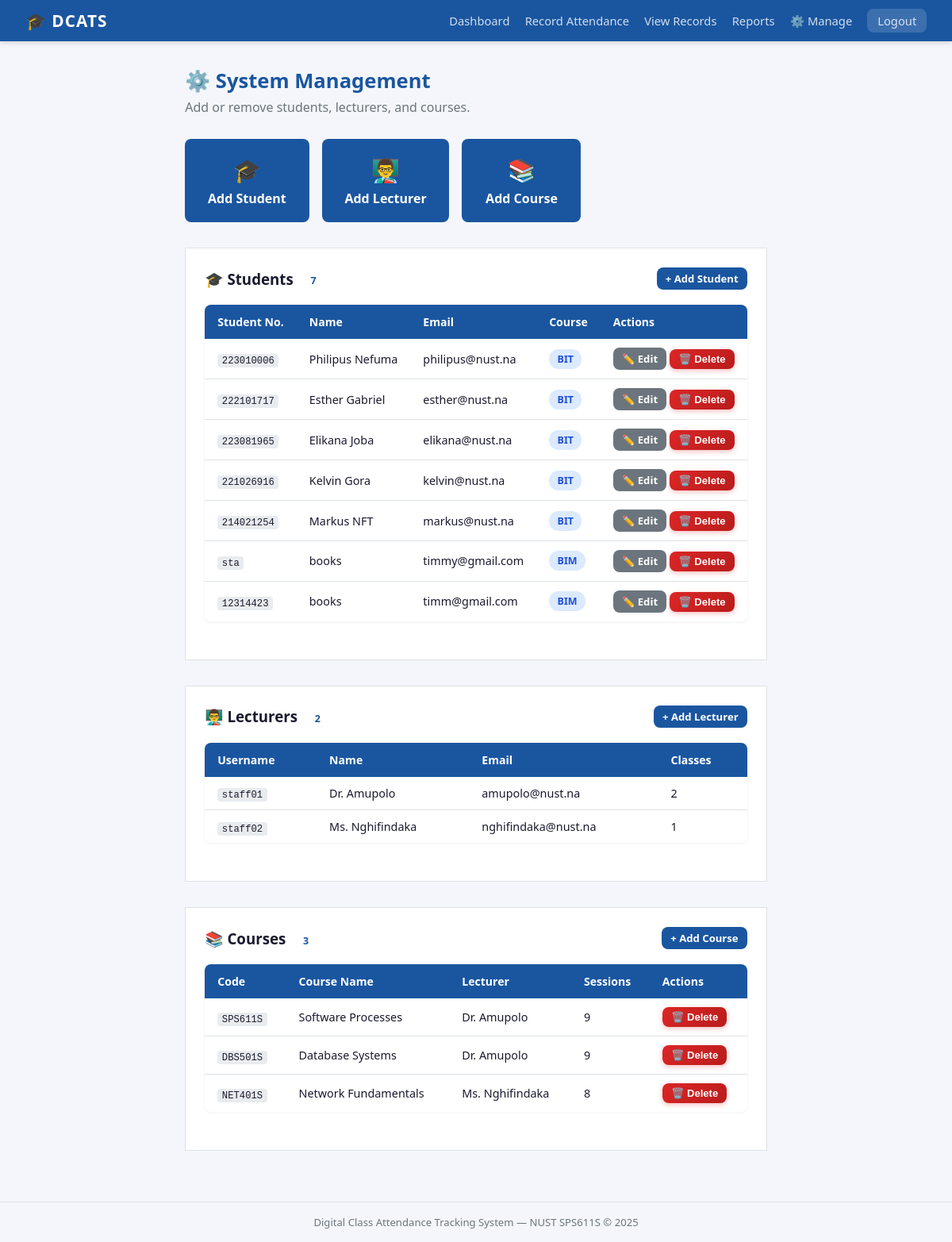
Page /admin/ (signed in) on the committed database.
### app/models/student.py (models this page shows, shortened)
class Student(db.Model):
    __tablename__ = "students"
    id      = db.Column(db.Integer, primary_key=True)
    user_id = db.Column(db.Integer, db.ForeignKey("users.id"), unique=True, nullable=False)
    name    = db.Column(db.String(100), nullable=False)
    email   = db.Column(db.String(120), unique=True, nullable=False)
    course  = db.Column(db.String(50),  nullable=False)
    user        = db.relationship("User",       back_populates="student")
    attendances = db.relationship("Attendance", back_populates="student", lazy="dynamic")

### app/models/user.py (models this page shows, shortened)
class User(UserMixin, db.Model):
    __tablename__ = "users"
    id       = db.Column(db.Integer, primary_key=True)
    username = db.Column(db.String(50), unique=True, nullable=False)
    password = db.Column(db.String(256), nullable=False)
    role     = db.Column(db.String(10), nullable=False)   # "lecturer" | "student"
    lecturer = db.relationship("Lecturer", back_populates="user", uselist=False)
    student  = db.relationship("Student",  back_populates="user", uselist=False)
    def is_lecturer(self) -> bool:
        return self.role == "lecturer"

### app/models/lecturer.py (models this page shows, shortened)
class Lecturer(db.Model):
    __tablename__ = "lecturers"
    id      = db.Column(db.Integer, primary_key=True)
    user_id = db.Column(db.Integer, db.ForeignKey("users.id"), unique=True, nullable=False)
    name    = db.Column(db.String(100), nullable=False)
    email   = db.Column(db.String(120), unique=True, nullable=False)
    user    = db.relationship("User",       back_populates="lecturer")
    classes = db.relationship("Class",      back_populates="lecturer", lazy="dynamic")
    def total_classes(self) -> int:
        return self.classes.count()

### app/models/class_model.py (models this page shows, shortened)
class Class(db.Model):
    __tablename__ = "classes"
    id          = db.Column(db.Integer, primary_key=True)
    code        = db.Column(db.String(20),  unique=True, nullable=False)
    course_name = db.Column(db.String(150), nullable=False)
    lecturer_id = db.Column(db.Integer, db.ForeignKey("lecturers.id"), nullable=False)
    lecturer    = db.relationship("Lecturer",   back_populates="classes")
    attendances = db.relationship("Attendance", back_populates="class_obj", lazy="dynamic")
    def total_sessions(self) -> int:
        from sqlalchemy import func
        from app.models.attendance import Attendance
        result = (
            db.session.query(func.count(func.distinct(Attendance.date)))
            .filter(Attendance.class_id == self.id)
            .scalar()
        )
        return result or 0

### app/controllers/admin_controller.py (the view)
@admin_bp.route("/")
@login_required
def index():
    guard = _require_lecturer()
    if guard:
        return guard
    students  = Student.query.all()
    lecturers = Lecturer.query.all()
    courses   = Class.query.all()
    return render_template("admin/index.html",
                           students=students,
                           lecturers=lecturers,
                           courses=courses)

### app/controllers/admin_controller.py (called while the page is built)
def _require_lecturer():
    if not current_user.is_authenticated or not current_user.is_lecturer():
        flash("Access restricted to lecturers.", "danger")
        return redirect(url_for("auth.login"))
    return None

### app/templates/admin/index.html (shortened to what this page needs)
{% extends "shared/base.html" %}
{% block content %}
<div class="page-header">
  <h2>⚙️ System Management</h2>
  <p>Add or remove students, lecturers, and courses.</p>
</div>
<div class="action-cards" style="margin-bottom:2rem;">
  <a href="{{ url_for('admin.add_student') }}"  class="action-card">
    <span class="action-icon">🎓</span><span>Add Student</span>
  </a>
  <a href="{{ url_for('admin.add_lecturer') }}" class="action-card">
    <span class="action-icon">👨‍🏫</span><span>Add Lecturer</span>
  </a>
  <a href="{{ url_for('admin.add_course') }}"   class="action-card">
    <span class="action-icon">📚</span><span>Add Course</span>
  </a>
</div>
<div class="section-card">
  <div class="section-header">
    <h3>🎓 Students <span class="count-badge">{{ students|length }}</span></h3>
    <a href="{{ url_for('admin.add_student') }}" class="btn btn-primary btn-sm">+ Add Student</a>
  </div>
  <table class="data-table">
    <thead>
      <tr>
        <th>Student No.</th>
        <th>Name</th>
        <th>Email</th>
        <th>Course</th>
        <th>Actions</th>
      </tr>
    </thead>
    <tbody>
      {% for stu in students %}
      <tr>
        <td><code>{{ stu.user.username }}</code></td>
        <td>{{ stu.name }}</td>
        <td>{{ stu.email }}</td>
        <td><span class="badge badge-info">{{ stu.course }}</span></td>
        <td>
          <a href="{{ url_for('admin.edit_student', student_id=stu.id) }}"
             class="btn btn-sm btn-secondary">✏️ Edit</a>
          <form method="POST"
                action="{{ url_for('admin.delete_student', student_id=stu.id) }}"
                style="display:inline;"
                onsubmit="return confirm('Delete {{ stu.name }}? This also removes their attendance records.')">
            <button type="submit" class="btn btn-sm btn-danger">🗑️ Delete</button>
          </form>
        </td>
      </tr>
      {% else %}
      <tr><td colspan="5" class="text-center">No students found.</td></tr>
      {% endfor %}
    </tbody>
  </table>
</div>
<div class="section-card">
  <div class="section-header">
    <h3>👨‍🏫 Lecturers <span class="count-badge">{{ lecturers|length }}</span></h3>
    <a href="{{ url_for('admin.add_lecturer') }}" class="btn btn-primary btn-sm">+ Add Lecturer</a>
  </div>
  <table class="data-table">
    <thead>
      <tr>
        <th>Username</th>
        <th>Name</th>
        <th>Email</th>
        <th>Classes</th>
      </tr>
    </thead>
    <tbody>
      {% for lec in lecturers %}
      <tr>
        <td><code>{{ lec.user.username }}</code></td>
        <td>{{ lec.name }}</td>
        <td>{{ lec.email }}</td>
        <td>{{ lec.total_classes() }}</td>
      </tr>
      {% else %}
      <tr><td colspan="4" class="text-center">No lecturers found.</td></tr>
      {% endfor %}
    </tbody>
  </table>
</div>
<div class="section-card">
  <div class="section-header">
    <h3>📚 Courses <span class="count-badge">{{ courses|length }}</span></h3>
    <a href="{{ url_for('admin.add_course') }}" class="btn btn-primary btn-sm">+ Add Course</a>
  </div>
  <table class="data-table">
    <thead>
      <tr>
        <th>Code</th>
        <th>Course Name</th>
        <th>Lecturer</th>
        <th>Sessions</th>
        <th>Actions</th>
      </tr>
    </thead>
    <tbody>
      {% for cls in courses %}
      <tr>
        <td><code>{{ cls.code }}</code></td>
        <td>{{ cls.course_name }}</td>
        <td>{{ cls.lecturer.name }}</td>
        <td>{{ cls.total_sessions() }}</td>
        <td>
          <form method="POST"
                action="{{ url_for('admin.delete_course', class_id=cls.id) }}"
                style="display:inline;"
                onsubmit="return confirm('Delete {{ cls.course_name }}? This also removes all attendance records for it.')">
            <button type="submit" class="btn btn-sm btn-danger">🗑️ Delete</button>
          </form>
        </td>
      </tr>
      {% else %}
      <tr><td colspan="5" class="text-center">No courses found.</td></tr>
      {% endfor %}
    </tbody>
  </table>
</div>
{% endblock %}

### app/static/css/styles.css (style rules this page uses)
:root { --primary: #1a56a0; --primary-d: #143f7a; --success: #198754; --danger: #dc3545; --warning: #ffc107; --info: #0dcaf0; --bg: #f4f6fb; --card: #ffffff; --text: #1a1a2e; --muted: #6c757d; --border: #dee2e6; --radius: 8px; }
* { box-sizing: border-box; margin: 0; padding: 0; }
body { font-family: 'Segoe UI', Tahoma, Geneva, Verdana, sans-serif; background: var(--bg); color: var(--text); min-height: 100vh; display: flex; flex-direction: column; }
.page-header { margin-bottom: 1.8rem; }
.page-header h2 { font-size: 1.6rem; color: var(--primary); margin-bottom: 0.3rem; }
.page-header p { color: var(--muted); }
.action-cards { display: flex; gap: 1rem; margin-bottom: 2rem; flex-wrap: wrap; }
.action-card { background: var(--primary); color: #fff; border-radius: var(--radius); padding: 1.2rem 1.8rem; text-decoration: none; display: flex; flex-direction: column; align-items: center; gap: 0.4rem; font-weight: 600; transition: background 0.2s, transform 0.1s; min-width: 150px; }
.action-icon { font-size: 1.8rem; }
.data-table { width: 100%; border-collapse: collapse; background: var(--card); border-radius: var(--radius); overflow: hidden; box-shadow: 0 1px 4px rgba(0,0,0,0.06); margin-bottom: 1.5rem; }
.data-table th { background: var(--primary); color: #fff; padding: 0.75rem 1rem; text-align: left; font-size: 0.88rem; }
.data-table td { padding: 0.7rem 1rem; border-bottom: 1px solid var(--border); font-size: 0.9rem; }
.data-table tr:last-child td { border-bottom: none; }
.badge { display: inline-block; padding: 0.25rem 0.65rem; border-radius: 12px; font-size: 0.78rem; font-weight: 600; }
.btn { display: inline-block; padding: 0.5rem 1.1rem; border-radius: var(--radius); font-size: 0.9rem; font-weight: 600; cursor: pointer; border: none; text-decoration: none; transition: opacity 0.2s, transform 0.1s; }
.btn-primary { background: var(--primary); color: #fff; }
.btn-secondary { background: #6c757d; color: #fff; }
.btn-sm { padding: 0.3rem 0.7rem; font-size: 0.82rem; }
code { background: #e9ecef; padding: 0.1rem 0.35rem; border-radius: 4px; font-size: 0.85em; }
.section-card { background: var(--card); border: 1px solid var(--border); border-radius: var(--radius-lg); padding: 1.5rem; margin-bottom: 2rem; box-shadow: var(--shadow-sm); }
.section-header { display: flex; justify-content: space-between; align-items: center; margin-bottom: 1.2rem; }
.section-header h3 { margin-bottom: 0; }
.count-badge { background: var(--primary-l); color: var(--primary); font-size: 0.78rem; font-weight: 700; padding: 0.2rem 0.55rem; border-radius: 99px; margin-left: 0.5rem; }
.badge-info { background: #dbeafe; color: #1d4ed8; }
.btn-danger { background: linear-gradient(135deg, #dc2626, #b91c1c); color: #fff; box-shadow: 0 2px 6px rgba(220,38,38,0.3); }

### rows in the picture
Student: user.username "223010006", name "Philipus Nefuma", email "philipus@nust.na", course "BIT"
Student: user.username "222101717", name "Esther Gabriel", email "esther@nust.na", course "BIT"
Student: user.username "223081965", name "Elikana Joba", email "elikana@nust.na", course "BIT"
Student: user.username "221026916", name "Kelvin Gora", email "kelvin@nust.na", course "BIT"
Student: user.username "214021254", name "Markus NFT", email "markus@nust.na", course "BIT"
Student: user.username "sta", name "books", email "timmy@gmail.com", course "BIM"
Student: user.username "12314423", name "books", email "timm@gmail.com", course "BIM"
Lecturer: user.username "staff01", name "Dr. Amupolo", email "amupolo@nust.na", total_classes "2"
Lecturer: user.username "staff02", name "Ms. Nghifindaka", email "nghifindaka@nust.na", total_classes "1"
Class: code "SPS611S", course_name "Software Processes", lecturer.name "Dr. Amupolo", total_sessions "9"
Class: code "DBS501S", course_name "Database Systems", lecturer.name "Dr. Amupolo", total_sessions "9"
Class: code "NET401S", course_name "Network Fundamentals", lecturer.name "Ms. Nghifindaka", total_sessions "8"

### other values in the picture
{{ students|length }} "7"
{{ lecturers|length }} "2"
{{ courses|length }} "3"
